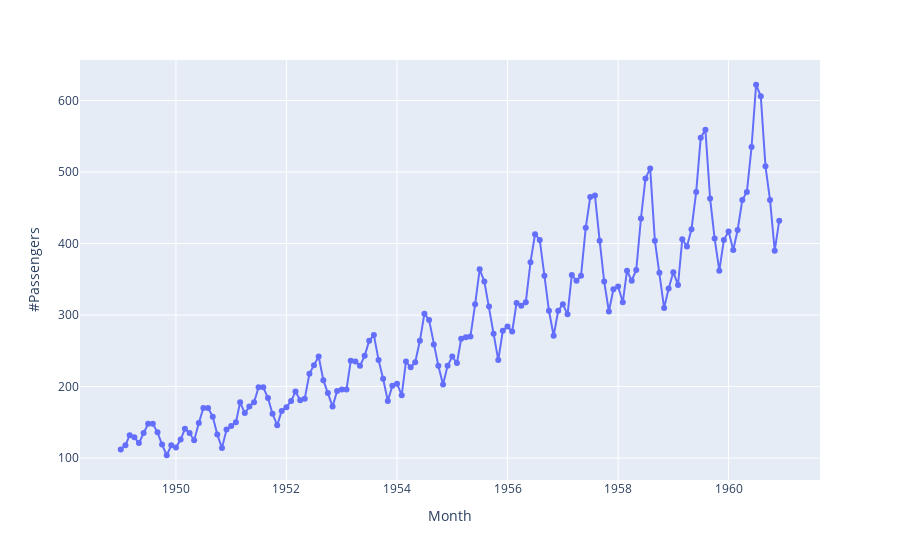

Here is the notebook cell this chart was saved with:
### Markdown cell above
### Visualize data

### Code cell
import plotly.express as px

fig = px.scatter(df, x='Month', y="#Passengers").update_traces(mode='lines+markers')
fig.show()

### Figure 1 — Plotly figure (JSON) as saved in the notebook; plotly's stock layout.template omitted (floating-point values rounded to 4 significant figures; data arrays with more than 128 entries replaced by an {"elided": "..."} marker saying what was removed)
{"data": [{"hovertemplate": "Month=%{x}<br>#Passengers=%{y}<extra></extra>", "legendgroup": "", "marker": {"color": "#636efa", "symbol": "circle"}, "mode": "lines+markers", "name": "", "orientation": "v", "showlegend": false, "type": "scatter", "x": {"elided": "144 str values"}, "xaxis": "x", "y": {"elided": "144 int values"}, "yaxis": "y"}], "layout": {"legend": {"tracegroupgap": 0}, "margin": {"t": 60}, "xaxis": {"anchor": "y", "domain": [0, 1], "title": {"text": "Month"}}, "yaxis": {"anchor": "x", "domain": [0, 1], "title": {"text": "#Passengers"}}}}
